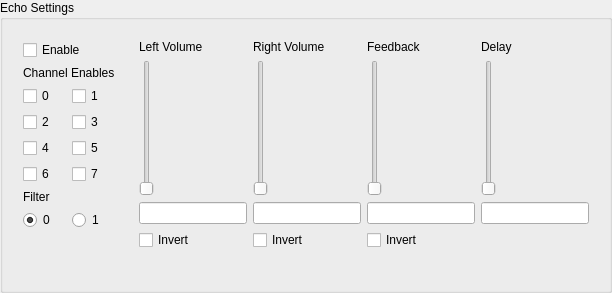
             <widget class="QGroupBox" name="echo_settings_box">
              <property name="title">
               <string>Echo Settings</string>
              </property>
              <layout class="QHBoxLayout" name="horizontalLayout_8">
               <item>
                <widget class="QWidget" name="echo_control_widget" native="true">
                 <layout class="QGridLayout" name="gridLayout_8">
                  <item row="2" column="2">
                   <widget class="QCheckBox" name="echo_ch1">
                    <property name="text">
                     <string>1</string>
                    </property>
                   </widget>
                  </item>
                  <item row="5" column="1">
                   <widget class="QCheckBox" name="echo_ch6">
                    <property name="text">
                     <string>6</string>
                    </property>
                   </widget>
                  </item>
                  <item row="3" column="2">
                   <widget class="QCheckBox" name="echo_ch3">
                    <property name="text">
                     <string>3</string>
                    </property>
                   </widget>
                  </item>
                  <item row="7" column="1">
                   <widget class="QRadioButton" name="echo_filter_0">
                    <property name="text">
                     <string>0</string>
                    </property>
                    <property name="checked">
                     <bool>true</bool>
                    </property>
                   </widget>
                  </item>
                  <item row="3" column="1">
                   <widget class="QCheckBox" name="echo_ch2">
                    <property name="text">
                     <string>2</string>
                    </property>
                   </widget>
                  </item>
                  <item row="4" column="1">
                   <widget class="QCheckBox" name="echo_ch4">
                    <property name="text">
                     <string>4</string>
                    </property>
                   </widget>
                  </item>
                  <item row="4" column="2">
                   <widget class="QCheckBox" name="echo_ch5">
                    <property name="text">
                     <string>5</string>
                    </property>
                   </widget>
                  </item>
                  <item row="7" column="2">
                   <widget class="QRadioButton" name="echo_filter_1">
                    <property name="text">
                     <string>1</string>
                    </property>
                   </widget>
                  </item>
                  <item row="2" column="1">
                   <widget class="QCheckBox" name="echo_ch0">
                    <property name="text">
                     <string>0</string>
                    </property>
                   </widget>
                  </item>
                  <item row="5" column="2">
                   <widget class="QCheckBox" name="echo_ch7">
                    <property name="text">
                     <string>7</string>
                    </property>
                   </widget>
                  </item>
                  <item row="8" column="1">
                   <spacer name="echo_control_spacer">
                    <property name="orientation">
                     <enum>Qt::Vertical</enum>
                    </property>
                    <property name="sizeHint" stdset="0">
                     <size>
                      <width>20</width>
                      <height>40</height>
                     </size>
                    </property>
                   </spacer>
                  </item>
                  <item row="1" column="1" colspan="2">
                   <widget class="QLabel" name="echo_channels_label">
                    <property name="text">
                     <string>Channel Enables</string>
                    </property>
                   </widget>
                  </item>
                  <item row="0" column="1" colspan="2">
                   <widget class="QCheckBox" name="echo_enable">
                    <property name="text">
                     <string>Enable</string>
                    </property>
                   </widget>
                  </item>
                  <item row="6" column="1" colspan="2">
                   <widget class="QLabel" name="echo_filter_label">
                    <property name="text">
                     <string>Filter</string>
                    </property>
                   </widget>
                  </item>
                 </layout>
                </widget>
               </item>
               <item>
                <widget class="QWidget" name="echo_sliders_widget" native="true">
                 <layout class="QGridLayout" name="gridLayout_9">
                  <item row="3" column="2">
                   <widget class="QCheckBox" name="echo_feedback_surround">
                    <property name="text">
                     <string>Invert</string>
                    </property>
                   </widget>
                  </item>
                  <item row="1" column="1">
                   <widget class="QSlider" name="echo_right_slider">
                    <property name="maximum">
                     <number>128</number>
                    </property>
                    <property name="orientation">
                     <enum>Qt::Vertical</enum>
                    </property>
                   </widget>
                  </item>
                  <item row="2" column="2">
                   <widget class="QLineEdit" name="echo_feedback_setting">
                    <property name="maxLength">
                     <number>6</number>
                    </property>
                   </widget>
                  </item>
                  <item row="0" column="3">
                   <widget class="QLabel" name="echo_delay_label">
                    <property name="text">
                     <string>Delay</string>
                    </property>
                   </widget>
                  </item>
                  <item row="1" column="0">
                   <widget class="QSlider" name="echo_left_slider">
                    <property name="maximum">
                     <number>128</number>
                    </property>
                    <property name="orientation">
                     <enum>Qt::Vertical</enum>
                    </property>
                   </widget>
                  </item>
                  <item row="2" column="1">
                   <widget class="QLineEdit" name="echo_right_setting">
                    <property name="maxLength">
                     <number>6</number>
                    </property>
                   </widget>
                  </item>
                  <item row="3" column="1">
                   <widget class="QCheckBox" name="echo_right_surround">
                    <property name="toolTip">
                     <string>Select either left or right, but not both, to enable &quot;surround&quot;</string>
                    </property>
                    <property name="text">
                     <string>Invert</string>
                    </property>
                   </widget>
                  </item>
                  <item row="3" column="0">
                   <widget class="QCheckBox" name="echo_left_surround">
                    <property name="toolTip">
                     <string>Select either left or right, but not both, to enable &quot;surround&quot;</string>
                    </property>
                    <property name="text">
                     <string>Invert</string>
                    </property>
                   </widget>
                  </item>
                  <item row="0" column="0">
                   <widget class="QLabel" name="echo_left_label">
                    <property name="text">
                     <string>Left Volume</string>
                    </property>
                   </widget>
                  </item>
                  <item row="1" column="2">
                   <widget class="QSlider" name="echo_feedback_slider">
                    <property name="maximum">
                     <number>128</number>
                    </property>
                    <property name="orientation">
                     <enum>Qt::Vertical</enum>
                    </property>
                   </widget>
                  </item>
                  <item row="0" column="2">
                   <widget class="QLabel" name="echo_feedback_label">
                    <property name="text">
                     <string>Feedback</string>
                    </property>
                   </widget>
                  </item>
                  <item row="0" column="1">
                   <widget class="QLabel" name="echo_right_label">
                    <property name="text">
                     <string>Right Volume</string>
                    </property>
                   </widget>
                  </item>
                  <item row="2" column="0">
                   <widget class="QLineEdit" name="echo_left_setting">
                    <property name="maxLength">
                     <number>6</number>
                    </property>
                   </widget>
                  </item>
                  <item row="4" column="0">
                   <widget class="QLabel" name="echo_left_setting_label">
                    <property name="text">
                     <string/>
                    </property>
                   </widget>
                  </item>
                  <item row="4" column="1">
                   <widget class="QLabel" name="echo_right_setting_label">
                    <property name="text">
                     <string/>
                    </property>
                   </widget>
                  </item>
                  <item row="4" column="2">
                   <widget class="QLabel" name="echo_feedback_setting_label">
                    <property name="text">
                     <string/>
                    </property>
                   </widget>
                  </item>
                  <item row="1" column="3">
                   <widget class="QSlider" name="echo_delay_slider">
                    <property name="maximum">
                     <number>15</number>
                    </property>
                    <property name="orientation">
                     <enum>Qt::Vertical</enum>
                    </property>
                   </widget>
                  </item>
                  <item row="2" column="3">
                   <widget class="QLineEdit" name="echo_delay_setting"/>
                  </item>
                  <item row="4" column="3">
                   <widget class="QLabel" name="echo_delay_setting_label">
                    <property name="text">
                     <string/>
                    </property>
                   </widget>
                  </item>
                 </layout>
                </widget>
               </item>
              </layout>
             </widget>
